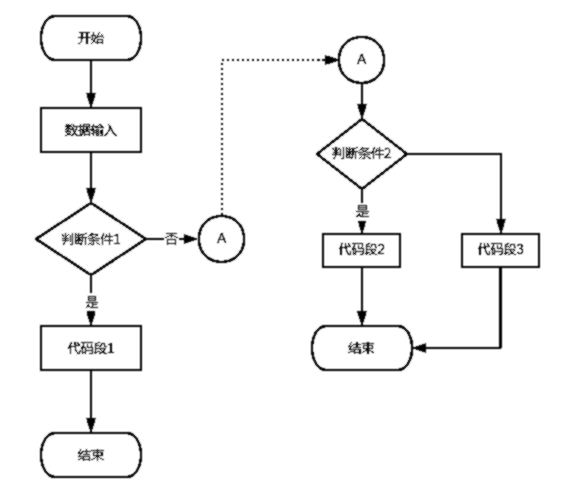
#> input picture vl/e1.png, 561 x 498 px, found by its file name
$ python 'flowchart_recognition4 copy.py'
#> lines starting #> are read from the running program, lines starting #| are printed output that depends on the picture; after the words box and inside, x2 and y2 are one past the last pixel; in counts of white or black regions, pixels touching at a corner belong together
#> in process_image, self.current_image is the input picture: shape (498, 561, 3); min 0, max 255, mean 246
import cv2
import numpy as np
import pytesseract
import logging
from datetime import datetime
import os

# 配置日志
logging.basicConfig(
    level=logging.INFO,
    format='%(asctime)s - %(levelname)s - %(message)s',
    handlers=[
        logging.FileHandler('flowchart_recognition.log'),
        logging.StreamHandler()
    ]
)

class Line:
    # [44 lines left out: functions __init__, length, get_text_region, not called in this run]

class FlowchartRecognizer:
    def __init__(self):
        # 设置tesseract路径
        pytesseract.pytesseract.tesseract_cmd = r'D:\tools\Tesseract-OCR\tesseract.exe'

        # 初始化变量
        self.shapes = []
        self.lines = {}
        self.current_image = None
        self.processed_image = None

        # 配置参数
        self.min_line_length = 20
        self.max_line_gap = 10
        self.min_area = 100
        self.min_perimeter = 20

    # [353 lines left out: functions detect_line_type, is_part_of_shape, point_to_line_distance, detect_connected_segments, can_connect_segments, merge_segments and 4 more, not called in this run]

    def detect_shape(self, contour):
        """检测单个轮廓的形状"""
        try:
            # 计算基本特征
            peri = cv2.arcLength(contour, True)
            area = cv2.contourArea(contour)

            if area < self.min_area or peri < self.min_perimeter:
                return None

            # 获取近似多边形
            approx = cv2.approxPolyDP(contour, 0.02 * peri, True)

            # 获取轮廓的基本属性
            x, y, w, h = cv2.boundingRect(contour)
            aspect_ratio = float(w)/h if h != 0 else 0

            # 初始化形状信息
            shape_info = {
                'type': 'Unknown',
                'position': (x, y, w, h),
                'points': approx.reshape(-1, 2).tolist(),
                'area': area,
                'perimeter': peri
            }

            # 形状判断
            if self.detect_rounded_rectangle(contour, approx):
                shape_info['type'] = 'RoundedRectangle'
            elif len(approx) == 3:
                shape_info['type'] = 'Triangle'
            elif len(approx) == 4:
                if self.detect_diamond(contour, approx):
                    shape_info['type'] = 'Diamond'
                elif self.detect_parallelogram(contour, approx):
                    shape_info['type'] = 'Parallelogram'
                elif 0.95 <= aspect_ratio <= 1.05:
                    shape_info['type'] = 'Square'
                else:
                    shape_info['type'] = 'Rectangle'
            elif len(approx) == 5:
                shape_info['type'] = 'Pentagon'
            elif len(approx) == 6:
                shape_info['type'] = 'Hexagon'
            else:
                # 判断是否为圆形
                circularity = (4 * np.pi * area) / (peri * peri)
                if 0.85 <= circularity <= 1.15:
                    shape_info['type'] = 'Circle'
                    shape_info['center'] = (x + w//2, y + h//2)
                    shape_info['radius'] = w//2
                elif 0.7 <= circularity < 0.85:
                    shape_info['type'] = 'Ellipse'
                    shape_info['center'] = (x + w//2, y + h//2)
                    shape_info['axes'] = (w//2, h//2)

            return shape_info

        except Exception as e:
            logging.error(f"Error in detect_shape: {str(e)}")
            return None

    def detect_rounded_rectangle(self, contour, approx):
        """检测圆角矩形"""
        try:
            x, y, w, h = cv2.boundingRect(contour)
            area = cv2.contourArea(contour)
            peri = cv2.arcLength(contour, True)

            rect_area = w * h
            rect_extent = float(area) / rect_area if rect_area > 0 else 0
            circularity = (4 * np.pi * area) / (peri * peri)

            return (
                0.85 <= rect_extent <= 0.95 and
                0.75 <= circularity <= 0.95 and
                len(approx) >= 8 and
                len(approx) <= 16 and
                min(w, h) > self.min_area / 4
            )

        except Exception as e:
            logging.error(f"Error in detect_rounded_rectangle: {str(e)}")
            return False

    # [71 lines left out: functions detect_diamond, detect_parallelogram, draw_line, not called in this run]

    def preprocess_image(self, image):
        """图像预处理"""
        try:
            # 转换为灰度图
            gray = cv2.cvtColor(image, cv2.COLOR_BGR2GRAY)

            # 高斯模糊
            blurred = cv2.GaussianBlur(gray, (5, 5), 0)
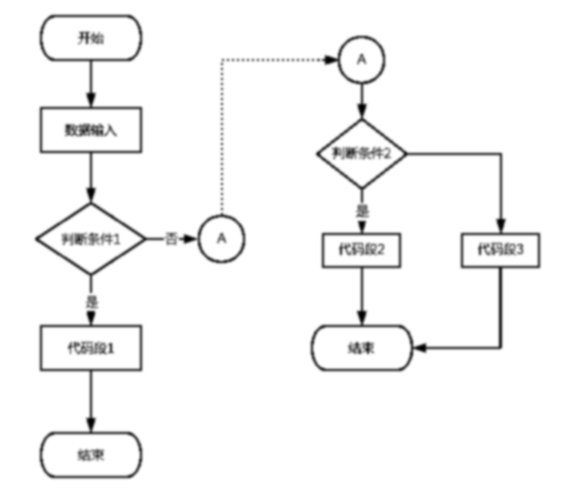
#> blurred: shape (498, 561); min 0, max 255, mean 246

            # 自适应阈值处理
            thresh = cv2.adaptiveThreshold(
                blurred,
                255,
                cv2.ADAPTIVE_THRESH_GAUSSIAN_C,
                cv2.THRESH_BINARY_INV,
                11,
                2
            )
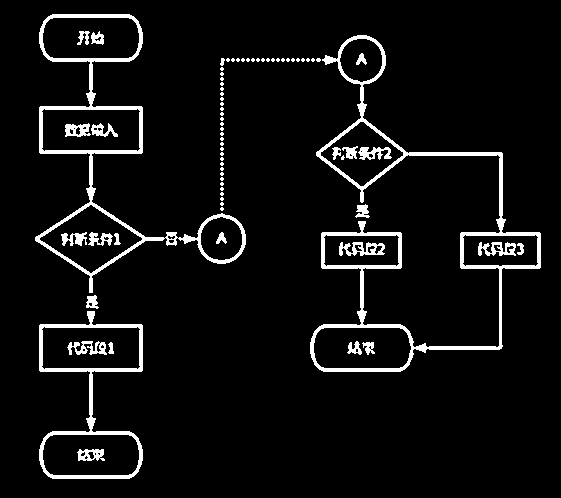
#> thresh: shape (498, 561); 6% white; 75 white regions (49 under 20 px), largest, box (x1, y1, x2, y2) and area: (310, 35, 541, 372) 5913, (35, 14, 246, 293) 4333, (39, 311, 143, 479) 2462

            # 形态学操作
            kernel = np.ones((3,3), np.uint8)
            morph = cv2.morphologyEx(thresh, cv2.MORPH_CLOSE, kernel)
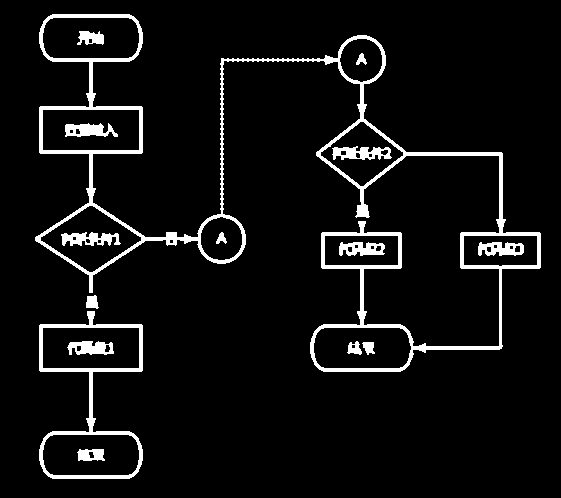
#> morph: shape (498, 561); 6.4% white; 15 white regions, largest, box (x1, y1, x2, y2) and area: (35, 14, 541, 372) 11281, (39, 311, 143, 479) 2488, (332, 146, 392, 160) 532
            morph = cv2.morphologyEx(morph, cv2.MORPH_OPEN, kernel)
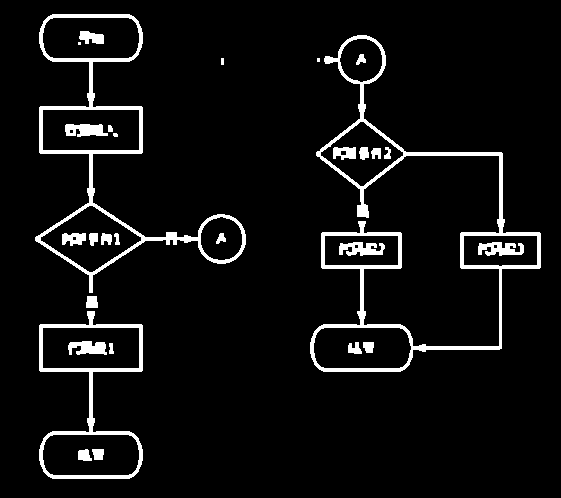
#> morph: shape (498, 561); 6% white; 29 white regions (3 under 20 px)

            return morph

        except Exception as e:
            logging.error(f"Error in preprocess_image: {str(e)}")
            return None

    def process_image(self, image_path):
        """处理图像并识别流程图元素"""
        try:
            # 读取图像
            self.current_image = cv2.imread(image_path)
            if self.current_image is None:
                raise ValueError("Could not read image")

            # 预处理图像
            self.processed_image = self.preprocess_image(self.current_image)
            if self.processed_image is None:
                raise ValueError("Image preprocessing failed")

            # 创建结果图像
            result_image = self.current_image.copy()

            # 检测形状
            contours, _ = cv2.findContours(
                self.processed_image,
                cv2.RETR_EXTERNAL,
                cv2.CHAIN_APPROX_SIMPLE
            )
#> contours = 6 contours, 2 with area under 20; largest, box (x1, y1, x2, y2) and area: (310, 35, 541, 372) 17154, (35, 14, 246, 293) 16156, (39, 311, 143, 479) 9619, (86, 296, 98, 308) 110

            self.shapes = []
            for contour in contours:
                shape = self.detect_shape(contour)
                if shape:
                    # 提取形状内的文本
                    x, y, w, h = shape['position']
                    roi = self.current_image[y:y+h, x:x+w]
                    text = pytesseract.image_to_string(
                        roi,
                        lang='eng+chi_sim',
                        config='--psm 6'
                    ).strip()
                    shape['text'] = text
                    self.shapes.append(shape)

                    # 在结果图像上绘制形状
                    cv2.drawContours(result_image, [contour], -1, (0, 255, 0), 2)
                    cv2.putText(result_image,
                              f"{shape['type']}: {text}",
                              (x, y-10),
                              cv2.FONT_HERSHEY_SIMPLEX,
                              0.5,
                              (0, 0, 255),
                              2)
#> this loop made 1 pass
#> aspect_ratio in detect_shape on pass 1: 0.619
#> pass 1, in process_image, `roi = self.current_image[y:y+h, x:x+w]`:
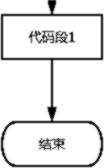
#> roi: shape (168, 104, 3); min 0, max 255, mean 230
#> after the loop, self.shapes = []

            # 检测和绘制线条
            lines = self.detect_lines(self.processed_image)
            grouped_lines = self.group_lines(lines)
            self.lines = grouped_lines

            # 使用不同的颜色绘制不同类型的线条
            line_colors = {
                'straight': (0, 255, 0),      # 绿色
                'polyline': (255, 0, 0),      # 蓝色
                'double_polyline': (0, 0, 255),  # 红色
                'orthogonal': (255, 255, 0)    # 青色
            }

            for line_type, line_group in grouped_lines.items():
                for i, line in enumerate(line_group):
                    self.draw_line(result_image,
                                 line,
                                 line_colors[line_type])

                    # 添加线条标签
                    if len(line.points) > 0:
                        label_pos = np.array(line.points[0]) + np.array([10, -10])
                        cv2.putText(result_image,
                                  f"{line_type}_{i+1}",
                                  tuple(map(int, label_pos)),
                                  cv2.FONT_HERSHEY_SIMPLEX,
                                  0.4,
                                  line_colors[line_type],
                                  1)

            # 保存结果
            timestamp = datetime.now().strftime("%Y%m%d_%H%M%S")
            output_path = f'output/flowchart_result_{timestamp}.png'
            cv2.imwrite(output_path, result_image)

            # 保存详细信息到文本文件
            text_output_path = f'output/flowchart_result_{timestamp}.txt'
            with open(text_output_path, 'w', encoding='utf-8') as f:
                f.write(f"Flowchart Analysis Results\n")
                f.write(f"Date: {datetime.now()}\n")
                f.write(f"Input Image: {image_path}\n")
                f.write("-" * 50 + "\n\n")

                f.write(f"Total Shapes Detected: {len(self.shapes)}\n")
                for i, shape in enumerate(self.shapes, 1):
                    f.write(f"\nShape {i}:\n")
                    for key, value in shape.items():
                        f.write(f"  {key}: {value}\n")

                f.write("\nLines Detected:\n")
                f.write("-" * 50 + "\n")
                for line_type, line_group in grouped_lines.items():
                    f.write(f"\n{line_type.capitalize()} Lines:\n")
                    for i, line in enumerate(line_group, 1):
                        f.write(f"Line {i}:\n")
                        f.write(f"  Type: {line.line_type}\n")
                        f.write(f"  Start: {tuple(line.start_point)}\n")
                        f.write(f"  End: {tuple(line.end_point)}\n")
                        f.write(f"  Length: {line.length():.2f}\n")
                        if line.text:
                            f.write(f"  Text: {line.text}\n")
                        f.write(f"  Points: {line.points}\n")
                        f.write("\n")

            print(f"\nResults saved to:")
            print(f"- Image: {output_path}")
            print(f"- Text: {text_output_path}")

            return True

        except Exception as e:
            logging.error(f"Error in process_image: {str(e)}")
            return False

    # [26 lines left out: function display_results, not called in this run]

def main():
    # 创建输出目录
    os.makedirs('output', exist_ok=True)

    # 设置日志
    logging.info(f"Starting flowchart recognition at {datetime.now()}")

    # 创建识别器实例
    recognizer = FlowchartRecognizer()

    # 处理图像
    image_path = 'D:\\workspaces\\python_projects\\ai_demo\\vl\\e1.png'  # 替换为实际的图像路径
    if recognizer.process_image(image_path):
        recognizer.display_results()
    else:
        logging.error("Failed to process image")

    logging.info(f"Finished flowchart recognition at {datetime.now()}")

if __name__ == "__main__":
    main()
#> (the call stopped at in process_image, `text = pytesseract.image_to_string( roi, lang='eng+chi_sim', config='-..`: pytesseract is not available in this run)

$ run again, with vl/c.png copied over vl/e1.png
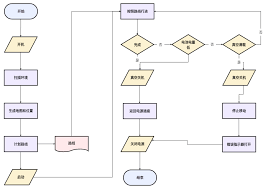
#> input picture vl/c.png, 267 x 189 px, found by its file name
#> in process_image, self.current_image is the input picture: shape (189, 267, 3); mean B, G, R 245.5, 245.6, 246.5
#> in preprocess_image, `thresh = cv2.adaptiveThreshold( blurred, 255, cv2.ADAPTIVE_THRESH_GAUS..`:
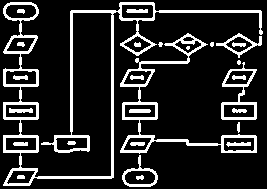
#> thresh: shape (189, 267); 15.8% white; 27 white regions (4 under 20 px), largest, box (x1, y1, x2, y2) and area: (3, 2, 263, 186) 4141, (120, 33, 257, 154) 1747, (221, 62, 257, 120) 558
#> in preprocess_image, `morph = cv2.morphologyEx(morph, cv2.MORPH_OPEN, kernel)`:
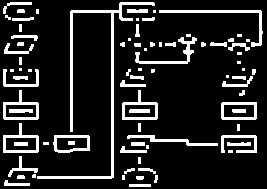
#> morph: shape (189, 267); 14.4% white; 81 white regions (24 under 20 px)
#> contours = 76 contours, 40 with area under 20; largest, box (x1, y1, x2, y2) and area: (37, 2, 155, 179) 943, (3, 123, 39, 153) 619, (122, 90, 158, 120) 618, (3, 90, 39, 120) 618, (221, 102, 257, 120) 594
#> the loop in process_image, `for contour in contours:` made 18 passes
#> aspect_ratio in detect_shape on pass 18: 2
#> after the loop in process_image, `for contour in contours:`: self.shapes = []
